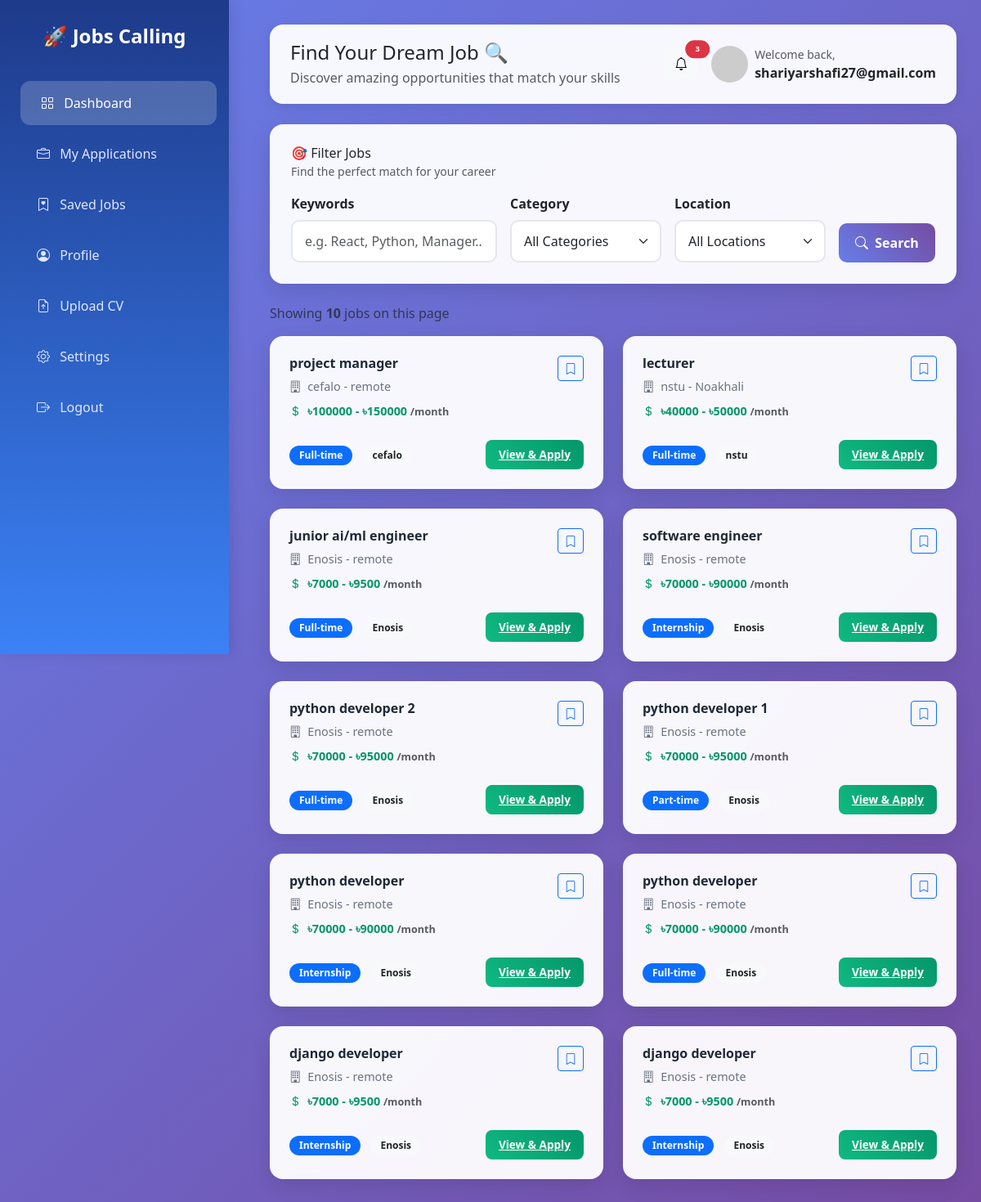
Before: /candidate/dashboard/ (signed in) with the older database file.
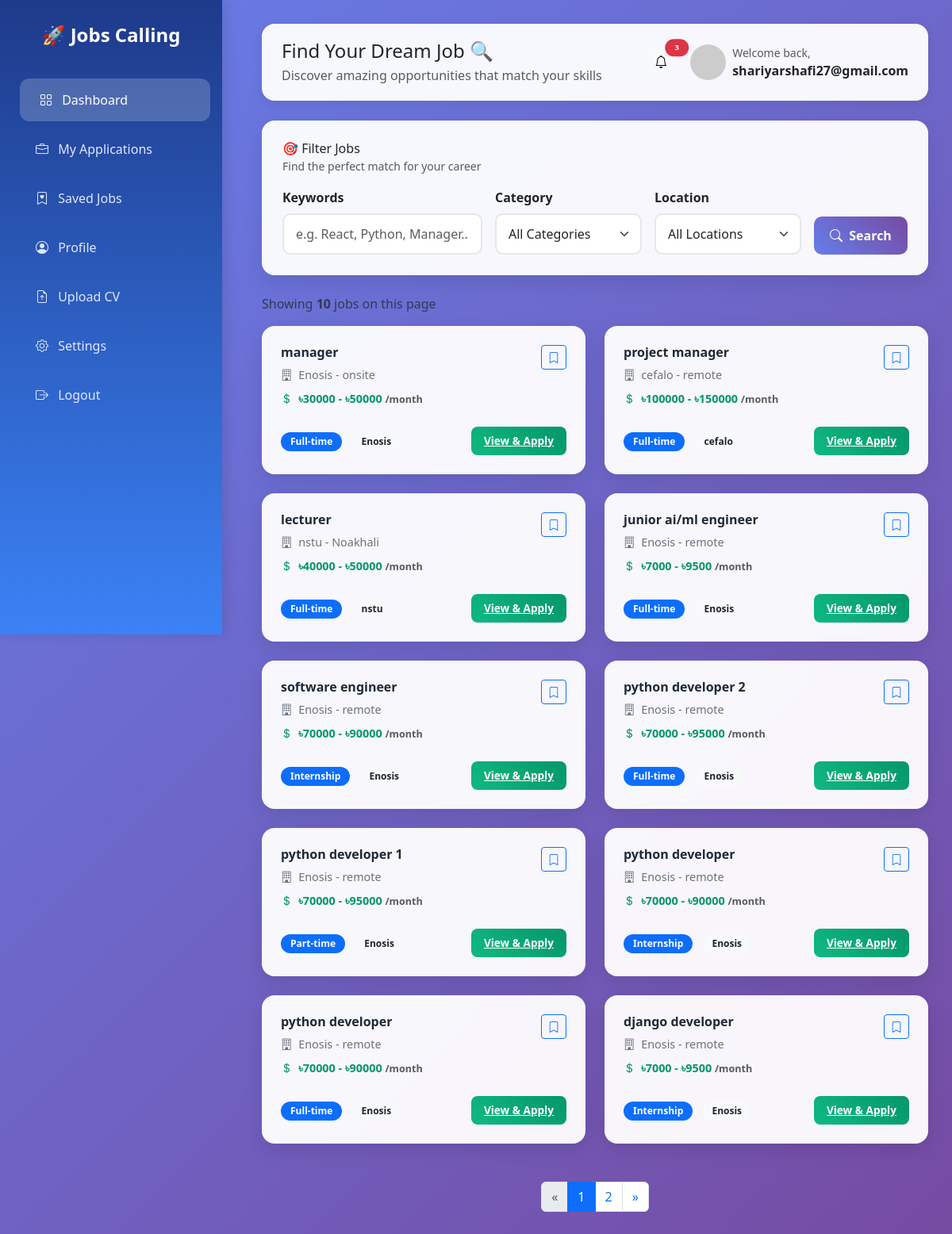
After: the same page with the newer database file.
### home/models.py (models this page shows, shortened)
class JobPosting(models.Model):
    company = models.ForeignKey(
        CompanyProfile,
        on_delete=models.CASCADE,
        related_name='job_postings',
        help_text="The company that posted this job."
    )
    title = models.CharField(max_length=255, help_text="The job title (e.g., 'Senior Python Developer')")
    description = models.TextField(help_text="Detailed description of the role.")
    location = models.CharField(max_length=100, help_text="City, State, or 'Remote'")
    JOB_TYPES = [
        ('FT', 'Full-time'),
        ('PT', 'Part-time'),
        ('CT', 'Contract'),
        ('IT', 'Internship'),
    ]
    job_type = models.CharField(
        max_length=2,
        choices=JOB_TYPES,
        default='FT',
        help_text="Type of employment."
    )
    min_salary = models.IntegerField(
        null=True,
        blank=True,
        validators=[MinValueValidator(0)],
        help_text="Minimum expected annual salary (optional)."
    )
    max_salary = models.IntegerField(
        null=True,
        blank=True,
        validators=[MinValueValidator(0)],
        help_text="Maximum expected annual salary (optional)."
    )
    requirements = models.TextField(help_text="Key skills and qualifications required (e.g., technologies, education).")
    posted_date = models.DateTimeField(auto_now_add=True)
    application_deadline = models.DateField(null=True, blank=True)
    is_active = models.BooleanField(default=True, help_text="Is this job currently accepting applications?")
    class Meta:
        ordering = ['-posted_date']
        verbose_name_plural = "Job Postings"

class CompanyProfile(models.Model):
    user = models.OneToOneField(User, on_delete=models.CASCADE)
    company_name = models.CharField(max_length=200)
    industry = models.CharField(max_length=100)
    company_size = models.CharField(max_length=50)
    contact_person = models.CharField(max_length=150)
    phone_number = models.CharField(max_length=20)
    website = models.URLField(blank=True, null=True)
    agree_terms = models.BooleanField(default=False)

### home/views.py (the view)
# urls.py: path('candidate/dashboard/', views.candidate_dashboard, name='candidate_dashboard'),
@login_required
def candidate_dashboard(request):
    from .models import JobPosting
    job_qs = JobPosting.objects.filter(is_active=True).select_related('company').annotate(app_count=Count('applications')).order_by('-posted_date')
    paginator = Paginator(job_qs, 10)
    page = request.GET.get('page', 1)
    try:
        jobs_page = paginator.page(page)
    except PageNotAnInteger:
        jobs_page = paginator.page(1)
    except EmptyPage:
        jobs_page = paginator.page(paginator.num_pages)
    context = {
        'jobs': jobs_page,  # Page object usable like an iterable in templates
        'paginator': paginator,
        'page_obj': jobs_page,
    }
    return render(request, "CandidateDashboard.html", context)

### home/templates/CandidateDashboard.html (shortened to what this page needs)
<!DOCTYPE html>
<html lang="en">
<head>
  <link href="https://cdn.jsdelivr.net/npm/bootstrap@5.3.2/dist/css/bootstrap.min.css" rel="stylesheet">
  <link href="https://cdn.jsdelivr.net/npm/bootstrap-icons/font/bootstrap-icons.css" rel="stylesheet">
</head>
<body>
  <div class="sidebar">
    <h4>🚀 Jobs Calling</h4>
    <a href="#" class="active"><i class="bi bi-grid me-2"></i> Dashboard</a>
    <a href="#"><i class="bi bi-briefcase me-2"></i> My Applications</a>
    <a href="#"><i class="bi bi-bookmark-heart me-2"></i> Saved Jobs</a>
    <a href="{% url 'candidate_profile' %}"><i class="bi bi-person-circle me-2"></i> Profile</a>
    <a href="{% url 'candidate_cv' %}#pills-resume"><i class="bi bi-file-earmark-arrow-up me-2"></i> Upload CV</a>
    <a href="#"><i class="bi bi-gear me-2"></i> Settings</a>
    <a href="#"><i class="bi bi-box-arrow-right me-2"></i> Logout</a>
  </div>
  <div class="content">
    <div class="top-bar d-flex justify-content-between align-items-center">
      <div>
        <h4 class="mb-1">Find Your Dream Job 🔍</h4>
        <p class="text-muted mb-0">Discover amazing opportunities that match your skills</p>
      </div>
      <div class="d-flex align-items-center">
        <button class="btn btn-light me-3 position-relative">
          <i class="bi bi-bell"></i>
          <span class="position-absolute top-0 start-100 translate-middle badge rounded-pill bg-danger" style="font-size: 0.6rem;">3</span>
        </button>
        <div class="d-flex align-items-center">
          <img src="https://via.placeholder.com/45/667eea/ffffff?text=JD" class="rounded-circle me-2" alt="Profile" onerror="this.src=''; this.alt='Profile image failed to load'; this.style.display='none';">
          <div>
            <small class="text-muted d-block">Welcome back,</small>
            <strong>{{ user.first_name|default:user.username }}</strong>
          </div>
        </div>
      </div>
    </div>
    <div class="filter-section mb-4">
      <div class="row mb-3">
        <div class="col">
          <h6 class="mb-0">🎯 Filter Jobs</h6>
          <small class="text-muted">Find the perfect match for your career</small>
        </div>
      </div>
      <form class="row g-3">
        <div class="col-md-4">
          <label class="form-label fw-semibold">Keywords</label>
          <input type="text" id="searchInput" class="form-control" placeholder="e.g. React, Python, Manager...">
        </div>
        <div class="col-md-3">
          <label class="form-label fw-semibold">Category</label>
          <select id="categoryFilter" class="form-select">
            <option value="">All Categories</option>
          </select>
        </div>
        <div class="col-md-3">
          <label class="form-label fw-semibold">Location</label>
          <select id="locationFilter" class="form-select">
            <option value="">All Locations</option>
          </select>
        </div>
        <div class="col-md-2 d-flex align-items-end">
          <button type="button" class="btn btn-primary w-100" onclick="filterJobs()">
            <i class="bi bi-search me-1"></i> Search
          </button>
        </div>
      </form>
    </div>
    <div class="mb-3">
      <p class="text-muted mb-0" id="jobsCount">Showing <strong>{% if page_obj %}{{ page_obj|length }}{% else %}{{ jobs|length }}{% endif %}</strong> jobs on this page</p>
    </div>
    <div class="row" id="jobsContainer">
      {% if jobs and jobs|length > 0 %}
        {% for job in jobs %}
          <div class="col-lg-6 mb-4 job-card"
               data-category="{{ job.get_job_type_display|default:'' }}"
               data-location="{{ job.location|default:'' }}"
               data-keywords="{{ job.title }} {{ job.requirements }} {{ job.company.company_name }}">
            <div class="card p-4">
              <div class="d-flex justify-content-between align-items-start mb-3">
                <div class="flex-grow-1">
                  <h6 class="job-title">{{ job.title }}</h6>
                  <p class="job-company mb-2"><i class="bi bi-building me-1"></i> {{ job.company.company_name }} - {{ job.location }}</p>
                  {% if job.min_salary or job.max_salary %}
                    <p class="job-salary mb-2"><i class="bi bi-currency-dollar me-1"></i>
                      {% if job.min_salary %}৳{{ job.min_salary }}{% endif %}
                      {% if job.max_salary %} - ৳{{ job.max_salary }}{% endif %}
                      <small class="text-muted">/month</small>
                    </p>
                  {% endif %}
                </div>
                <button type="button" class="btn btn-outline-primary btn-sm" onclick="saveJob(this);" aria-label="Save job">
                  <i class="bi bi-bookmark"></i>
                </button>
              </div>
              <div class="d-flex justify-content-between align-items-center">
                <div>
                  <span class="badge bg-primary me-2">{{ job.get_job_type_display }}</span>
                  <span class="badge bg-light text-dark">{{ job.company.company_name }}</span>
                </div>
                <a href="{% url 'job_detail' job.id %}" class="apply-btn">View & Apply</a>
              </div>
            </div>
          </div>
        {% endfor %}
      {% else %}
        <div class="col-12 no-jobs">
          <i class="bi bi-search" style="font-size: 3rem; color: #d1d5db;"></i>
          <h5 class="mt-3">No jobs found</h5>
          <p>Try adjusting your search criteria to find more opportunities.</p>
        </div>
      {% endif %}
    </div>
    {% if page_obj and paginator.num_pages > 1 %}
      <nav aria-label="Job list pagination">
        <ul class="pagination justify-content-center mt-4">
          {% if page_obj.has_previous %}
            <li class="page-item">
              <a class="page-link" href="?page={{ page_obj.previous_page_number }}" aria-label="Previous">
                <span aria-hidden="true">&laquo;</span>
              </a>
            </li>
          {% else %}
            <li class="page-item disabled"><span class="page-link">&laquo;</span></li>
          {% endif %}
          {% for num in paginator.page_range %}
            {% if paginator.num_pages > 5 %}
              {% if num >= page_obj.number|add:'-2' and num <= page_obj.number|add:'2' %}
                <li class="page-item {% if num == page_obj.number %}active{% endif %}"><a class="page-link" href="?page={{ num }}">{{ num }}</a></li>
              {% endif %}
            {% else %}
              <li class="page-item {% if num == page_obj.number %}active{% endif %}"><a class="page-link" href="?page={{ num }}">{{ num }}</a></li>
            {% endif %}
          {% endfor %}
          {% if page_obj.has_next %}
            <li class="page-item">
              <a class="page-link" href="?page={{ page_obj.next_page_number }}" aria-label="Next">
                <span aria-hidden="true">&raquo;</span>
              </a>
            </li>
          {% else %}
            <li class="page-item disabled"><span class="page-link">&raquo;</span></li>
          {% endif %}
        </ul>
      </nav>
    {% endif %}
  </div>
</body>
</html>

### home/templates/CandidateDashboard.html (style rules this page uses)
body { background: linear-gradient(135deg, #667eea 0%, #764ba2 100%); font-family: 'Segoe UI', Tahoma, Geneva, Verdana, sans-serif; min-height: 100vh; }
.sidebar { height: 100vh; width: 280px; position: fixed; top: 0; left: 0; background: linear-gradient(180deg, #1e3a8a, #3b82f6); color: #fff; padding-top: 30px; box-shadow: 4px 0 15px rgba(0,0,0,0.1); z-index: 1000; }
.sidebar h4 { text-align: center; margin-bottom: 40px; font-weight: 700; font-size: 1.5rem; }
.sidebar a { display: block; padding: 15px 25px; margin: 8px 20px; color: #e0e7ff; text-decoration: none; border-radius: 12px; transition: all 0.3s ease; font-weight: 500; }
.sidebar a:hover, .sidebar a.active { background: rgba(255,255,255,0.2); color: #fff; transform: translateX(5px); }
.content { margin-left: 300px; padding: 30px; min-height: 100vh; }
.card { border-radius: 16px; box-shadow: 0 8px 25px rgba(0,0,0,0.1); border: none; transition: transform 0.3s ease, box-shadow 0.3s ease; }
.filter-section { background: rgba(255,255,255,0.95); backdrop-filter: blur(10px); border-radius: 16px; padding: 25px; box-shadow: 0 8px 25px rgba(0,0,0,0.1); border: 1px solid rgba(255,255,255,0.2); }
.top-bar { background: rgba(255,255,255,0.95); backdrop-filter: blur(10px); border-radius: 16px; padding: 20px 25px; margin-bottom: 25px; box-shadow: 0 4px 15px rgba(0,0,0,0.08); }
.job-card .card { background: rgba(255,255,255,0.95); backdrop-filter: blur(10px); }
.btn-primary { background: linear-gradient(45deg, #667eea, #764ba2); border: none; border-radius: 10px; font-weight: 600; padding: 12px 20px; }
.form-control, .form-select { border-radius: 10px; border: 2px solid #e5e7eb; padding: 12px 15px; }
.badge { font-size: 0.75rem; padding: 6px 12px; border-radius: 20px; }
.job-title { color: #1f2937; font-weight: 600; margin-bottom: 8px; }
.job-company { color: #6b7280; font-size: 0.9rem; margin-bottom: 12px; }
.job-salary { color: #059669; font-weight: 600; font-size: 0.9rem; }
.apply-btn { background: linear-gradient(45deg, #10b981, #059669); border: none; border-radius: 8px; color: white; padding: 8px 16px; font-size: 0.85rem; font-weight: 600; transition: all 0.3s ease; }

Changed rows visible on the page:
no longer on this page (row unchanged): JobPosting: title "django developer", company.company_name "Enosis", location "remote", min_salary "7000", max_salary "9500", job_type "Internship"
added JobPosting: title "manager", company.company_name "Enosis", location "onsite", min_salary "30000", max_salary "50000", job_type "Full-time"
Other visible differences:
new list line: "1"
new list line: "2"
